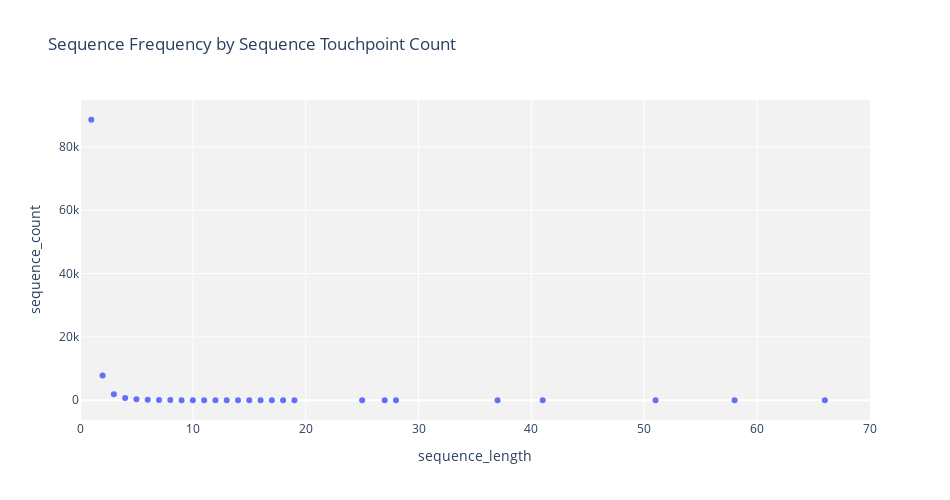

The code cell stored with this chart in its notebook:
### Markdown cell above
**What is sequence count by sequence length?**

### Code cell
viz_df = results_df.groupby('sequence_length')['sequence_count'].sum().reset_index()
## use visualization package to make a bar chart

viz_df.sort_values(by=['sequence_length'],inplace=True)

#viz_df['sequence_length'] = viz_df['sequence_length'].astype(str)

bar_fig = px.scatter(viz_df
                 ,x='sequence_length'
                 ,y='sequence_count'
                 ,title='Sequence Frequency by Sequence Touchpoint Count'
                 )

bar_fig.update_layout(width=950
                      ,height=500
                      ,yaxis={'categoryorder': 'total ascending'}
                      ,plot_bgcolor='#f2f2f2'
                      ,xaxis_range=[0, 70]) 

bar_fig.show()

### Figure 1 — Plotly figure (JSON) as saved in the notebook; plotly's stock layout.template omitted (floating-point values rounded to 4 significant figures)
{"data": [{"hovertemplate": "sequence_length=%{x}<br>sequence_count=%{y}<extra></extra>", "legendgroup": "", "marker": {"color": "#636efa", "symbol": "circle"}, "mode": "markers", "name": "", "orientation": "v", "showlegend": false, "type": "scatter", "x": [1, 2, 3, 4, 5, 6, 7, 8, 9, 10, 11, 12, 13, 14, 15, 16, 17, 18, 19, 25, 27, 28, 37, 41, 51, 58, 66], "xaxis": "x", "y": [88555, 7829, 1931, 720, 300, 150, 89, 45, 25, 20, 12, 8, 9, 5, 5, 3, 1, 1, 1, 1, 1, 2, 1, 1, 1, 1, 1], "yaxis": "y"}], "layout": {"height": 500, "legend": {"tracegroupgap": 0}, "plot_bgcolor": "#f2f2f2", "title": {"text": "Sequence Frequency by Sequence Touchpoint Count"}, "width": 950, "xaxis": {"anchor": "y", "domain": [0, 1], "range": [0, 70], "title": {"text": "sequence_length"}}, "yaxis": {"anchor": "x", "categoryorder": "total ascending", "domain": [0, 1], "title": {"text": "sequence_count"}}}}
